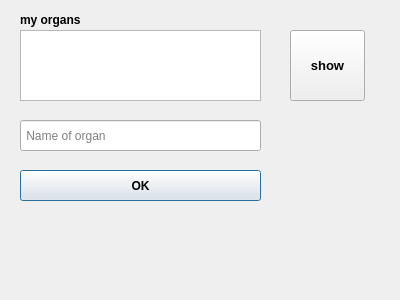
<?xml version="1.0" encoding="UTF-8"?>
<ui version="4.0">
 <class>Dialog_remove_organ</class>
 <widget class="QDialog" name="Dialog_remove_organ">
  <property name="geometry">
   <rect>
    <x>0</x>
    <y>0</y>
    <width>400</width>
    <height>300</height>
   </rect>
  </property>
  <property name="windowTitle">
   <string>Dialog</string>
  </property>
  <widget class="QListWidget" name="listWidget">
   <property name="geometry">
    <rect>
     <x>20</x>
     <y>30</y>
     <width>241</width>
     <height>71</height>
    </rect>
   </property>
  </widget>
  <widget class="QLineEdit" name="lineEdit">
   <property name="geometry">
    <rect>
     <x>20</x>
     <y>120</y>
     <width>241</width>
     <height>31</height>
    </rect>
   </property>
   <property name="placeholderText">
    <string> Name of organ</string>
   </property>
  </widget>
  <widget class="QLabel" name="label">
   <property name="geometry">
    <rect>
     <x>20</x>
     <y>10</y>
     <width>81</width>
     <height>20</height>
    </rect>
   </property>
   <property name="font">
    <font>
     <bold>true</bold>
    </font>
   </property>
   <property name="text">
    <string>my organs</string>
   </property>
  </widget>
  <widget class="QPushButton" name="ok">
   <property name="geometry">
    <rect>
     <x>20</x>
     <y>170</y>
     <width>241</width>
     <height>31</height>
    </rect>
   </property>
   <property name="font">
    <font>
     <bold>true</bold>
    </font>
   </property>
   <property name="text">
    <string>OK</string>
   </property>
  </widget>
  <widget class="QPushButton" name="show">
   <property name="geometry">
    <rect>
     <x>290</x>
     <y>30</y>
     <width>75</width>
     <height>71</height>
    </rect>
   </property>
   <property name="font">
    <font>
     <pointsize>10</pointsize>
     <bold>true</bold>
    </font>
   </property>
   <property name="text">
    <string>show</string>
   </property>
  </widget>
 </widget>
 <resources/>
 <connections/>
</ui>
